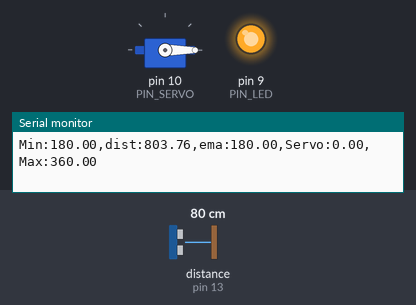
Recording of a sketch running on a simulated Arduino Uno, built with avr-gcc and run on an emulated ATmega328P. Shown: servo, output pins drawn as LEDs (lit = HIGH), the last lines printed to the serial monitor. Wiring (inferred from the names in the program): ultrasonic range finder: trigger pin 12; echo pin 13. Inputs (shaded band) come from the test bench; at power-on: distance to the obstacle (sensor on pin 13) 80 cm. The echo pulse lasts 58.3 µs per cm; pins used as bus, display or sensor lines are not drawn.

Above: at 1.2 s.
1.3 s: distance to the obstacle (sensor on pin 13) set to 18 cm
At 2.8 s:
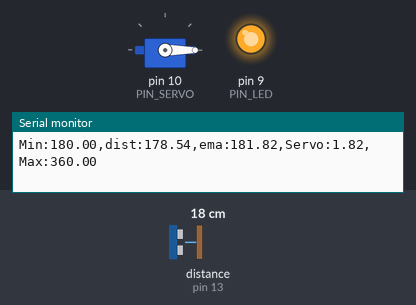
3.1 s: distance to the obstacle (sensor on pin 13) set to 20 cm
At 3.6 s:
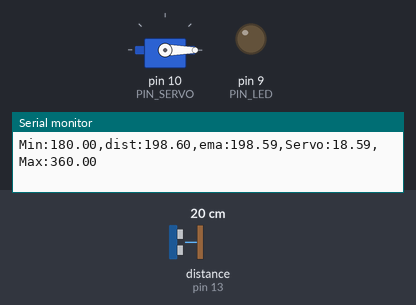
4.6 s: distance to the obstacle (sensor on pin 13) set to 35 cm
At 5.9 s:
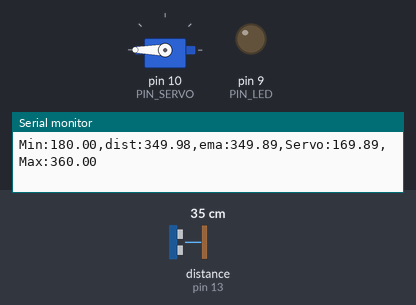
6.2 s: distance to the obstacle (sensor on pin 13) set to 2 cm
At 7.1 s:
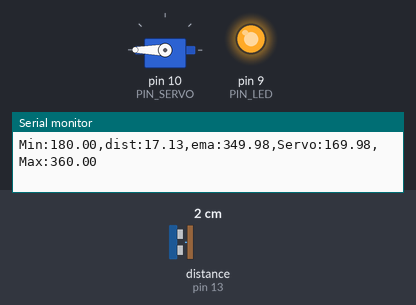
Timing chart, 0 to 8.7 s (numbered marks = the images above; inputs shaded):
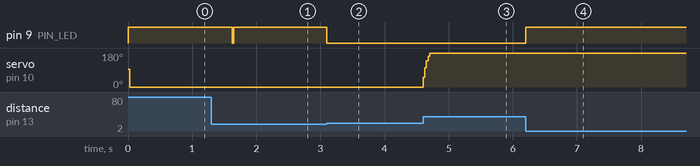

The sketch:

11_example_1.ino
```cpp
#include <Servo.h>

// Arduino pin assignment
#define PIN_LED   9   // LED active-low
#define PIN_TRIG  12  // sonar sensor TRIGGER
#define PIN_ECHO  13  // sonar sensor ECHO
#define PIN_SERVO 10  // servo motor

// Configurable parameters for sonar
#define SND_VEL 346.0
#define INTERVAL 25
#define PULSE_DURATION 10
#define _DIST_MIN 180.0
#define _DIST_MAX 360.0

#define TIMEOUT ((INTERVAL / 2) * 1000.0)
#define SCALE (0.001 * 0.5 * SND_VEL)

#define _EMA_ALPHA 0.3

// Original target distances
#define _TARGET_LOW  250.0
#define _TARGET_HIGH 290.0

// Measured servo duty values (keep as measured)
#define _DUTY_MIN 0
#define _DUTY_NEU 1500
#define _DUTY_MAX 3000

// Global variables
float dist_ema = _DIST_MIN;
float dist_prev = _DIST_MIN;
unsigned long last_sampling_time = 0;

Servo myservo;

void setup() {
  // Initialize GPIO pins
  pinMode(PIN_LED, OUTPUT);
  pinMode(PIN_TRIG, OUTPUT);
  pinMode(PIN_ECHO, INPUT);

  digitalWrite(PIN_TRIG, LOW);
  digitalWrite(PIN_LED, HIGH);  // LED OFF (active-low)

  myservo.attach(PIN_SERVO);
  myservo.writeMicroseconds(_DUTY_NEU);

  // Initialize serial port
  Serial.begin(57600);
}

void loop() {
  float dist_raw, dist_filtered;

  // Wait until next sampling time
  if (millis() < last_sampling_time + INTERVAL)
    return;

  // Measure distance
  dist_raw = USS_measure(PIN_TRIG, PIN_ECHO);

  // Range filter: accept only 180~360 mm
  bool valid = (dist_raw >= _DIST_MIN &&
                dist_raw <= _DIST_MAX);

  if (valid) {
    dist_filtered = dist_raw;
    dist_prev = dist_raw;
    digitalWrite(PIN_LED, LOW);   // LED ON
  } else {
    dist_filtered = dist_prev;
    digitalWrite(PIN_LED, HIGH);  // LED OFF
  }

  // EMA filter
  dist_ema = _EMA_ALPHA * dist_filtered
           + (1.0 - _EMA_ALPHA) * dist_ema;

  // Convert distance to angle
  // 180 mm -> 0 degrees, 270 mm -> 90 degrees,
  // 360 mm -> 180 degrees
  float angle = (dist_ema - _DIST_MIN)
              * 180.0 / (_DIST_MAX - _DIST_MIN);

  angle = constrain(angle, 0.0, 180.0);

  // Convert angle to servo pulse width
  int duty = _DUTY_MIN
           + (int)(angle / 180.0
           * (_DUTY_MAX - _DUTY_MIN));

  myservo.writeMicroseconds(duty);

  // Serial Plotter output
  Serial.print("Min:");
  Serial.print(_DIST_MIN);
  Serial.print(",dist:");
  Serial.print(dist_raw);
  Serial.print(",ema:");
  Serial.print(dist_ema);
  Serial.print(",Servo:");
  Serial.print(angle);
  Serial.print(",Max:");
  Serial.println(_DIST_MAX);

  // Update sampling time
  last_sampling_time += INTERVAL;
}

// Get distance reading from USS (mm)
float USS_measure(int TRIG, int ECHO) {
  digitalWrite(TRIG, HIGH);
  delayMicroseconds(PULSE_DURATION);
  digitalWrite(TRIG, LOW);

  return pulseIn(ECHO, HIGH, TIMEOUT) * SCALE;
}
```

Measured:
- the behaviour switches between 18 and 19 cm on distance to the obstacle (sensor on pin 13) (found by bisection; images 1 and 2)
- after the input at 1.3 s, pin 9 (PIN_LED): HIGH → LOW after 0.33 s, → HIGH 0.03 s later
- after the input at 3.1 s, pin 9 (PIN_LED): HIGH → LOW at once
- after the input at 4.6 s, servo on pin 10 (PIN_SERVO): 0° → 180° at once
- after the input at 6.2 s, pin 9 (PIN_LED): LOW → HIGH at once
